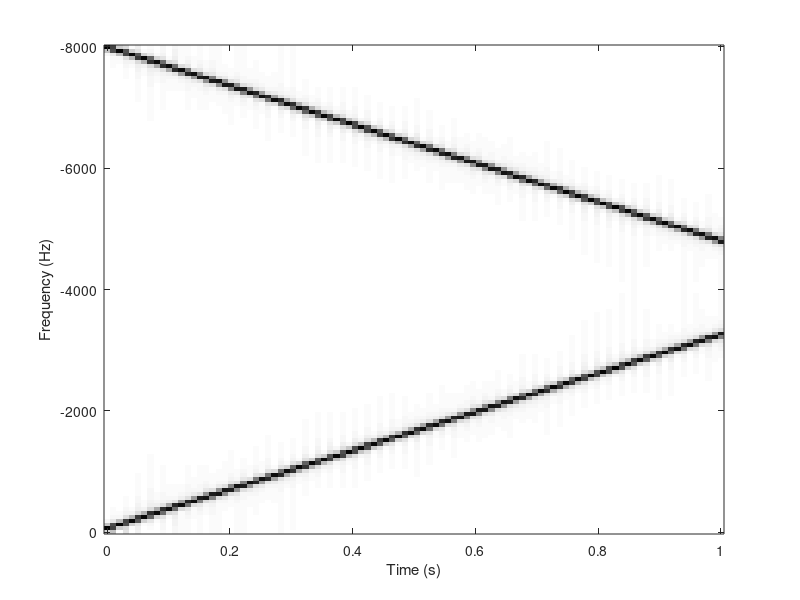

Write the MATLAB code that produced this figure. (Note: this script raises an error after producing the figure.)
% One second chirp at 8000 sample rate
Fs = 8000;
t = linspace(0,1,Fs);
x = sin(2*pi*2000*t.^2);
% Gabor window, length and step size
wlen = 128;
wstep = wlen/2;
win = exp(-linspace(-1,1,wlen).^2);
% Gabor transform, 101 windows
gg = zeros(wlen,100);
for k=1:100
    gg(:,k) = abs(fft(x( k*wstep + (1:wlen) ).*win));
end
imagesc([0,1],[0,-Fs],-abs(gg)), colormap(gray)
xlabel("Time (s)")
ylabel("Frequency (Hz)")
prepfig
bigfont(gcf,1.2,1)
print(gcf, 'GaborChirp', '-djpeg')